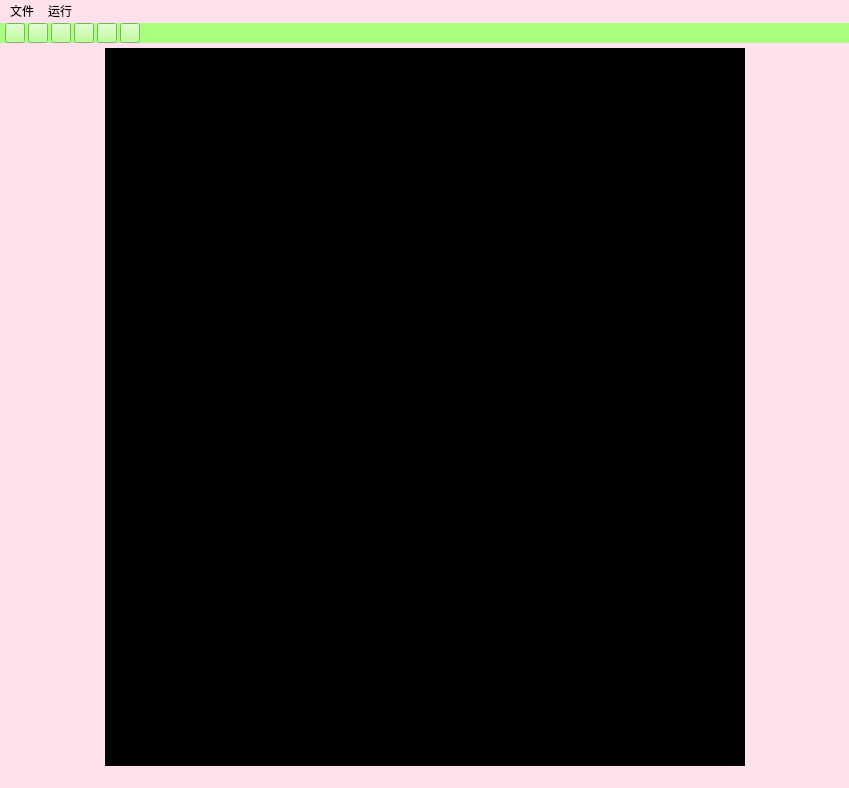
<?xml version="1.0" encoding="UTF-8"?>
<ui version="4.0">
 <class>MainWindow</class>
 <widget class="QMainWindow" name="MainWindow">
  <property name="geometry">
   <rect>
    <x>0</x>
    <y>0</y>
    <width>849</width>
    <height>788</height>
   </rect>
  </property>
  <property name="windowTitle">
   <string>MainWindow</string>
  </property>
  <property name="styleSheet">
   <string notr="true">background-color: rgb(255, 225, 235)</string>
  </property>
  <widget class="QWidget" name="centralwidget">
   <property name="layoutDirection">
    <enum>Qt::LeftToRight</enum>
   </property>
   <layout class="QVBoxLayout" name="verticalLayout_2" stretch="0,21">
    <property name="spacing">
     <number>5</number>
    </property>
    <property name="leftMargin">
     <number>0</number>
    </property>
    <property name="topMargin">
     <number>0</number>
    </property>
    <property name="rightMargin">
     <number>0</number>
    </property>
    <property name="bottomMargin">
     <number>0</number>
    </property>
    <item>
     <widget class="QWidget" name="horizontalWidget" native="true">
      <property name="enabled">
       <bool>true</bool>
      </property>
      <property name="maximumSize">
       <size>
        <width>16777215</width>
        <height>22</height>
       </size>
      </property>
      <property name="autoFillBackground">
       <bool>false</bool>
      </property>
      <property name="styleSheet">
       <string notr="true">background-color:  rgb(170, 255, 127)</string>
      </property>
      <layout class="QHBoxLayout" name="horizontalLayout">
       <property name="spacing">
        <number>3</number>
       </property>
       <property name="leftMargin">
        <number>5</number>
       </property>
       <property name="topMargin">
        <number>0</number>
       </property>
       <property name="rightMargin">
        <number>0</number>
       </property>
       <property name="bottomMargin">
        <number>0</number>
       </property>
       <item>
        <widget class="QPushButton" name="pushButton">
         <property name="maximumSize">
          <size>
           <width>20</width>
           <height>20</height>
          </size>
         </property>
         <property name="autoFillBackground">
          <bool>false</bool>
         </property>
         <property name="text">
          <string/>
         </property>
         <property name="icon">
          <iconset>
           <normaloff>../imagesSource/保存.bmp</normaloff>../imagesSource/保存.bmp</iconset>
         </property>
         <property name="flat">
          <bool>false</bool>
         </property>
        </widget>
       </item>
       <item>
        <widget class="QPushButton" name="pushButton_2">
         <property name="minimumSize">
          <size>
           <width>20</width>
           <height>20</height>
          </size>
         </property>
         <property name="maximumSize">
          <size>
           <width>20</width>
           <height>20</height>
          </size>
         </property>
         <property name="text">
          <string/>
         </property>
         <property name="icon">
          <iconset>
           <normaloff>../imagesSource/变换单个.bmp</normaloff>
           <normalon>../imagesSource/暂停单个.bmp</normalon>../imagesSource/变换单个.bmp</iconset>
         </property>
         <property name="checkable">
          <bool>true</bool>
         </property>
         <property name="checked">
          <bool>false</bool>
         </property>
        </widget>
       </item>
       <item>
        <widget class="QPushButton" name="pushButton_3">
         <property name="maximumSize">
          <size>
           <width>20</width>
           <height>20</height>
          </size>
         </property>
         <property name="text">
          <string/>
         </property>
         <property name="icon">
          <iconset>
           <normaloff>../imagesSource/变换所有.bmp</normaloff>
           <normalon>../imagesSource/暂停所有.bmp</normalon>../imagesSource/变换所有.bmp</iconset>
         </property>
         <property name="checkable">
          <bool>true</bool>
         </property>
        </widget>
       </item>
       <item>
        <widget class="QPushButton" name="pushButton_5">
         <property name="maximumSize">
          <size>
           <width>20</width>
           <height>20</height>
          </size>
         </property>
         <property name="text">
          <string/>
         </property>
         <property name="icon">
          <iconset>
           <normaloff>../imagesSource/上一个.bmp</normaloff>../imagesSource/上一个.bmp</iconset>
         </property>
        </widget>
       </item>
       <item>
        <widget class="QPushButton" name="pushButton_4">
         <property name="maximumSize">
          <size>
           <width>20</width>
           <height>20</height>
          </size>
         </property>
         <property name="text">
          <string/>
         </property>
         <property name="icon">
          <iconset>
           <normaloff>../imagesSource/下一个.bmp</normaloff>../imagesSource/下一个.bmp</iconset>
         </property>
        </widget>
       </item>
       <item>
        <widget class="QPushButton" name="pushButton_6">
         <property name="maximumSize">
          <size>
           <width>20</width>
           <height>20</height>
          </size>
         </property>
         <property name="text">
          <string/>
         </property>
         <property name="icon">
          <iconset>
           <normaloff>../imagesSource/视图.bmp</normaloff>../imagesSource/视图.bmp</iconset>
         </property>
        </widget>
       </item>
       <item>
        <spacer name="horizontalSpacer_3">
         <property name="orientation">
          <enum>Qt::Horizontal</enum>
         </property>
         <property name="sizeHint" stdset="0">
          <size>
           <width>40</width>
           <height>20</height>
          </size>
         </property>
        </spacer>
       </item>
      </layout>
     </widget>
    </item>
    <item>
     <layout class="QHBoxLayout" name="horizontalLayout_2" stretch="1,5,1">
      <item>
       <spacer name="horizontalSpacer">
        <property name="orientation">
         <enum>Qt::Horizontal</enum>
        </property>
        <property name="sizeHint" stdset="0">
         <size>
          <width>40</width>
          <height>20</height>
         </size>
        </property>
       </spacer>
      </item>
      <item>
       <widget class="QLabel" name="label">
        <property name="minimumSize">
         <size>
          <width>640</width>
          <height>640</height>
         </size>
        </property>
        <property name="autoFillBackground">
         <bool>false</bool>
        </property>
        <property name="styleSheet">
         <string notr="true">background-color: rgb(0, 0, 0)</string>
        </property>
        <property name="text">
         <string/>
        </property>
        <property name="alignment">
         <set>Qt::AlignCenter</set>
        </property>
       </widget>
      </item>
      <item>
       <spacer name="horizontalSpacer_2">
        <property name="orientation">
         <enum>Qt::Horizontal</enum>
        </property>
        <property name="sizeHint" stdset="0">
         <size>
          <width>40</width>
          <height>20</height>
         </size>
        </property>
       </spacer>
      </item>
     </layout>
    </item>
   </layout>
  </widget>
  <widget class="QStatusBar" name="statusbar"/>
  <widget class="QMenuBar" name="menubar">
   <property name="geometry">
    <rect>
     <x>0</x>
     <y>0</y>
     <width>849</width>
     <height>23</height>
    </rect>
   </property>
   <widget class="QMenu" name="menuaxb">
    <property name="title">
     <string>文件</string>
    </property>
    <addaction name="open_a_image"/>
    <addaction name="open_images"/>
    <addaction name="setting"/>
   </widget>
   <widget class="QMenu" name="menu">
    <property name="title">
     <string>运行</string>
    </property>
    <addaction name="change_a_image"/>
    <addaction name="change_images"/>
   </widget>
   <addaction name="menuaxb"/>
   <addaction name="menu"/>
  </widget>
  <action name="open_a_image">
   <property name="checkable">
    <bool>false</bool>
   </property>
   <property name="checked">
    <bool>false</bool>
   </property>
   <property name="enabled">
    <bool>true</bool>
   </property>
   <property name="text">
    <string>打开图片</string>
   </property>
  </action>
  <action name="open_images">
   <property name="text">
    <string>打开文件夹</string>
   </property>
  </action>
  <action name="setting">
   <property name="text">
    <string>设置</string>
   </property>
  </action>
  <action name="change_a_image">
   <property name="checkable">
    <bool>true</bool>
   </property>
   <property name="enabled">
    <bool>true</bool>
   </property>
   <property name="icon">
    <iconset>
     <normaloff>../imagesSource/变换单个.bmp</normaloff>
     <normalon>../imagesSource/暂停单个.bmp</normalon>../imagesSource/变换单个.bmp</iconset>
   </property>
   <property name="text">
    <string>变化当前</string>
   </property>
   <property name="autoRepeat">
    <bool>true</bool>
   </property>
  </action>
  <action name="change_images">
   <property name="checkable">
    <bool>true</bool>
   </property>
   <property name="icon">
    <iconset>
     <activeoff>../imagesSource/运行.bmp</activeoff>
     <activeon>../imagesSource/暂停.bmp</activeon>
    </iconset>
   </property>
   <property name="text">
    <string>变化所有</string>
   </property>
  </action>
 </widget>
 <resources/>
 <connections/>
</ui>
